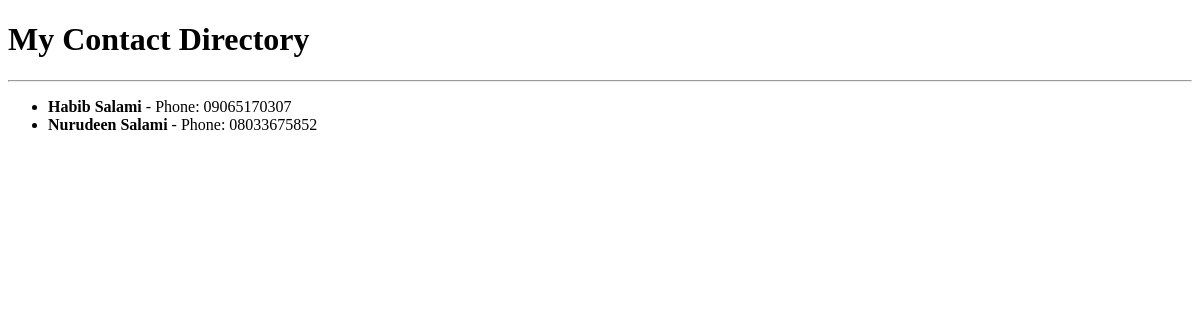
/pages/contacts/, run on an earlier commit of the app's database.
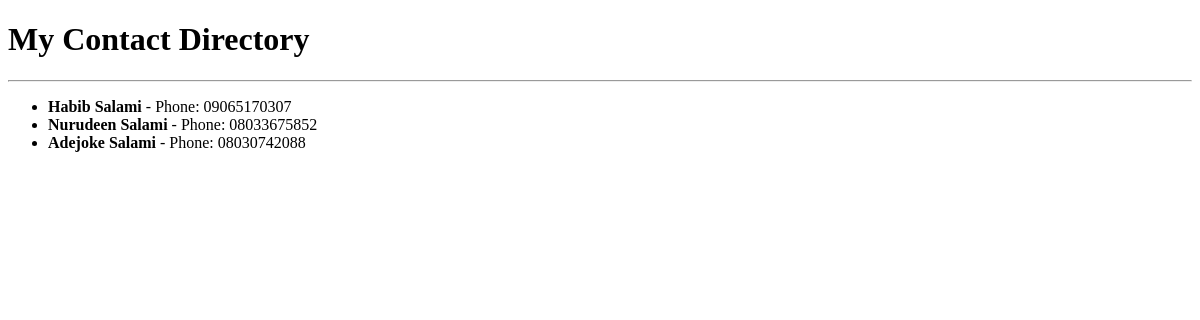
And on a later commit of the database.
### contacts/models.py (models this page shows, shortened)
class Contact(models.Model):
    first_name = models.CharField(max_length=100)
    last_name = models.CharField(max_length=100)
    email = models.EmailField(unique=True)
    phone_number = models.CharField(max_length=15)
    created_at = models.DateTimeField(auto_now_add=True)
    profile_picture = models.ImageField(upload_to='profile_pics/', null=True, blank=True)

### contacts/views.py (the view)
# urls.py: path('pages/contacts/', views.html_contact_list, name='html_contacts'),
def html_contact_list(request):
    all_my_contacts = Contact.objects.all()
    return render(request, 'contact_list.html', {'contacts': all_my_contacts})

### contacts/templates/contact_list.html (shortened to what this page needs)
<!DOCTYPE html>
<html lang="en">
<head>
</head>
<body>
    <h1>My Contact Directory</h1>
    <hr>
    <ul>
        {% for contact in contacts %}
            <li>
                <strong>{{ contact.first_name }} {{ contact.last_name }}</strong>
                - Phone: {{ contact.phone_number }}
            </li>
        {% endfor %}
    </ul>
</body>
</html>

What changed in the data, as far as the page shows it:
added Contact: first_name "Adejoke", last_name "Salami", phone_number "08030742088"
